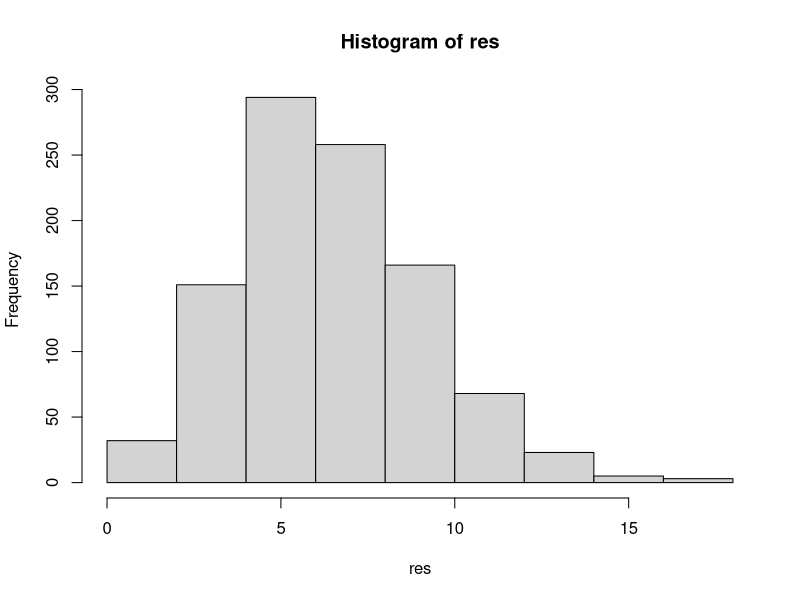
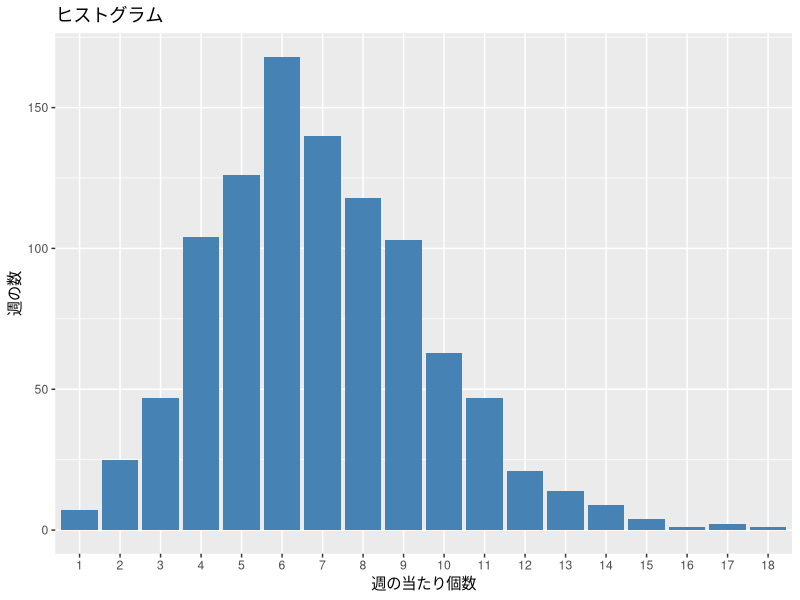
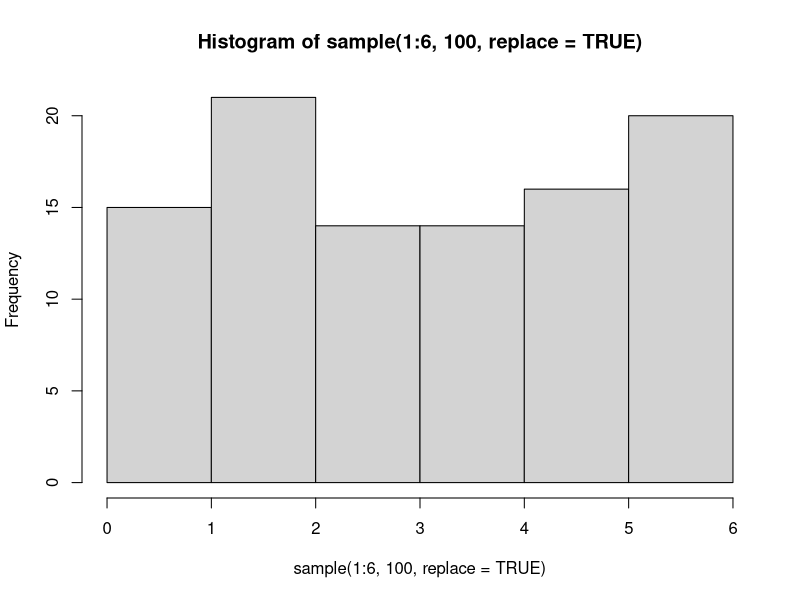
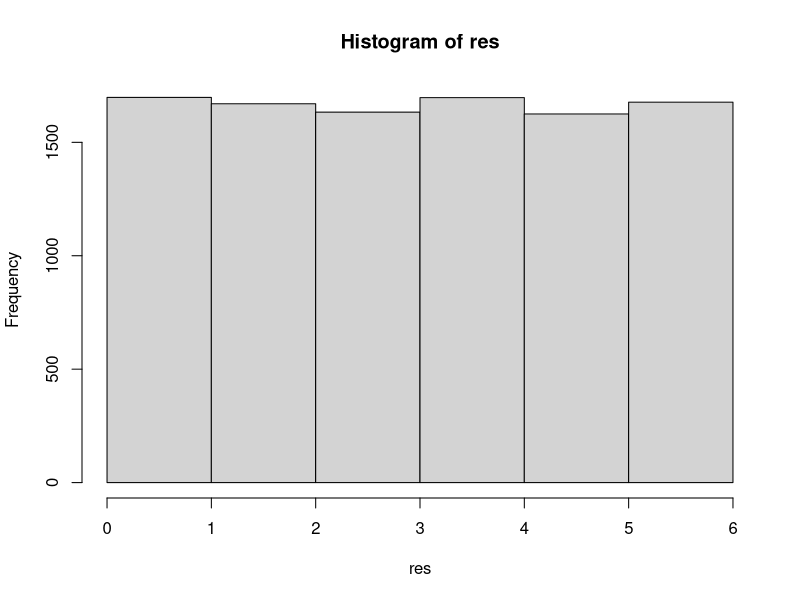
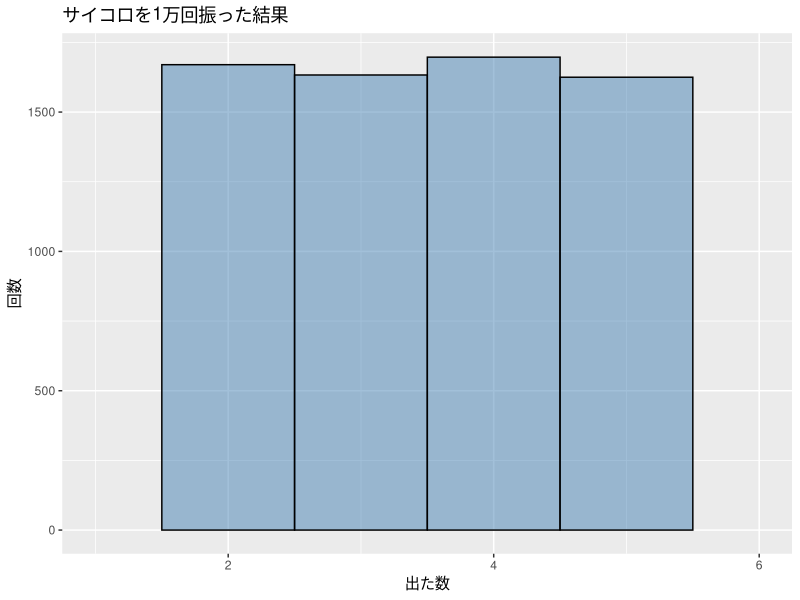
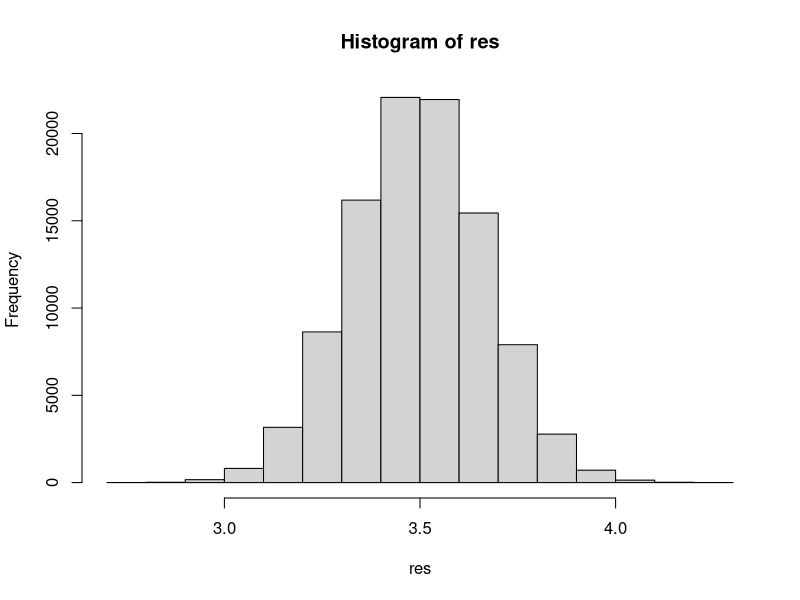
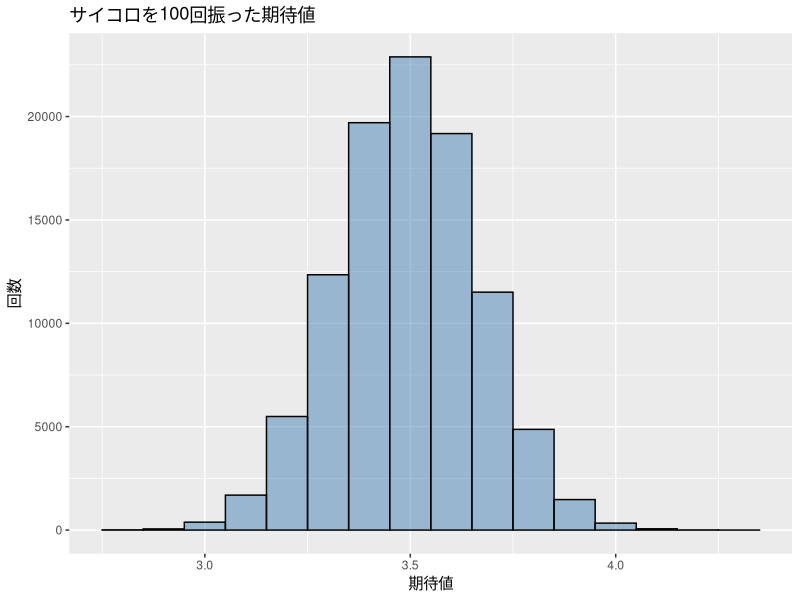

R code for these plots, in order:
# vers. 1.0
### ----- 第1章 ----- ###

# 左の記号をシャープ記号(#)といいますが
# RStudio(R)は、この記号から右に書かれた内容は無視します
# これを利用してRのスクリプトでは#記号右にコメント（備忘録）を書くことが多いです



# くじをRでシミュレーション
# 外れと1等を表現するkujiを作成
kuji <- c("外れ","1等")
# kujiの中身を確認
kuji

# kujiの要素は2つだけだがRで命令を書けば
#「外れ」と「1等」を ９９：１の割合で出現するように
# 調整できる
sample(kuji, 1, prob = c(99,1))
# sampleは無作為(ランダム)に選び出す関数で
# 上では1個だけ取り出している

# 100個取り出す場合はreplace = TRUEを追加で指定する
# この指定により何回引いても９９：１の割合が変わらない
sample(kuji, 100, prob = c(99,1), replace = TRUE)


#　くじを毎日100回、1週間引いて１等が出た本数をシミュレーションする
replicate (7, sample (kuji, 100, prob = c(99,1), replace = TRUE) ) # １００行７列の結果が表示される
# replicate という関数は命令を指定された回数実行してくれる
### 書式　replicate (回数，命令)

# １等が出た本数を数える
sum ( replicate (7, sample (kuji, 100, prob = c(99,1), replace = TRUE) ) == "1等")
### 書式はsum (A == "1等")で、Aの中に含まれる１等を数える命令


# さて100回くじを引くことを7日間繰り返して1等の本数を合計することを、さらに1000週繰り返す命令を作成してみる
# 結果はresとして保存する
res <- replicate(1000, sum(replicate (7, sample (kuji, 100, prob = c(99,1), replace = TRUE) ) == "1等"))
### 書式　replicate (1000 , 合計（replicate (7, 100回くじを引いた場合の1等の本数）)

# シンプルなヒストグラム
hist(res)

#  もう少し凝ったグラフを生成
# ggplot2をまだインストールしていない場合は
# 巻末の『番外編』を参照のこと
# あるいは下の命令を（頭の#を削除してから）実行してもよい
# install.packages("ggplot2")
# なおパッケージのインストールは1回だけ実行すればよい（別の日にRStudioを利用する場合、すでにggplot2をインストールしているのならば、再度インストール操作を実行する必要はない）

# ggplt2を利用するために読み込む
library(ggplot2)

### 描画のためにデータを整形
resD <- as.data.frame(table(res))
# 冒頭の10行だけを表示
head (resD, n = 10)# 

### なお数値はランダムに生成しているので、実行結果は毎回、微妙に異なります
ggplot(resD, aes(y = Freq, x = res)) +  geom_histogram(binwidth = 1, stat="identity", fill = "steelblue") + xlab("週の当たり個数") + ylab ("週の数") + ggtitle("ヒストグラム") 



# RStudioをちょっと触ってみた

# 足し算
1 + 2 + 3 + 4 + 5

sum (1:1000)

1:6

sample (1:6, 1)
sample (1:6, 1)

sample (1:6, 100, replace = TRUE)

# 再掲
kuji <- c("外れ","1等")
kuji # 確認
# kujiから1個を取り出す。ただし「外れ」と「1等」が99:1の割合で出現するよう設定
sample(kuji, 1, prob = c(99,1))

sample(kuji, 100, prob = c(99,1), replace = TRUE)


# サイコロを100回（100個）振る
table (sample (1:6, 100, replace = TRUE))

# ヒストグラム
hist (sample (1:6, 100, replace = TRUE), breaks = 0:6)


# サイコロの平均値（ランダムに振った結果なので毎回数値は異なる）
mean(sample (1:6, 100, replace = TRUE))

# サイコロを1万回振るシミュレーションのヒストグラム
res <- sample(1:6, 10000, replace = TRUE)

# シンプルなヒストグラム
hist(res, breaks = 0:6)

# 少し凝ったグラフを作成するためデータを整形
saikoro <- data.frame(サイコロ = res)
# 冒頭部分を確認
head (saikoro)

# 実際に描画する
ggplot(saikoro, aes (x = サイコロ)) + xlim(1,6) + geom_histogram(binwidth = 1 , fill = "steelblue", colour="black",  alpha = 0.5) + xlab("出た数") + ylab ("回数") + ggtitle("サイコロを1万回振った結果") 


# サイコロの平均と期待値
# ここでも命令を繰り返し実行してくれるreplicate関数を利用
res <- replicate(100000,  mean (sample(1:6, 100,replace = TRUE)))
# シンプルなヒストグラム
hist(res)

# もう少し凝ったグラフを生成するためサイコロ投げの結果データを整形
saikoro <- data.frame(サイコロ = res)
# 実際に描いてみる
ggplot(saikoro, aes (x = サイコロ)) + geom_histogram(binwidth = .1, fill = "steelblue", colour="black",  alpha = 0.5) + xlab("期待値") + ylab ("回数") + ggtitle("サイコロを100回振った期待値") 

